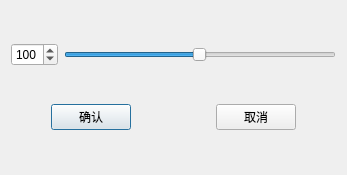
<?xml version="1.0" encoding="UTF-8"?>
<ui version="4.0">
 <class>NumericSelection</class>
 <widget class="QDialog" name="NumericSelection">
  <property name="geometry">
   <rect>
    <x>0</x>
    <y>0</y>
    <width>347</width>
    <height>175</height>
   </rect>
  </property>
  <property name="windowTitle">
   <string>Form</string>
  </property>
  <layout class="QVBoxLayout" name="verticalLayout_2">
   <item>
    <layout class="QHBoxLayout" name="horizontalLayout">
     <item>
      <widget class="QSpinBox" name="spinBox">
       <property name="minimum">
        <number>1</number>
       </property>
       <property name="maximum">
        <number>200</number>
       </property>
       <property name="value">
        <number>100</number>
       </property>
      </widget>
     </item>
     <item>
      <widget class="QSlider" name="horizontalSlider">
       <property name="minimum">
        <number>1</number>
       </property>
       <property name="maximum">
        <number>200</number>
       </property>
       <property name="singleStep">
        <number>1</number>
       </property>
       <property name="value">
        <number>100</number>
       </property>
       <property name="orientation">
        <enum>Qt::Horizontal</enum>
       </property>
      </widget>
     </item>
    </layout>
   </item>
   <item>
    <layout class="QHBoxLayout" name="horizontalLayout_2">
     <item>
      <spacer name="horizontalSpacer">
       <property name="orientation">
        <enum>Qt::Horizontal</enum>
       </property>
       <property name="sizeHint" stdset="0">
        <size>
         <width>40</width>
         <height>20</height>
        </size>
       </property>
      </spacer>
     </item>
     <item>
      <widget class="QPushButton" name="ButtonGetValue">
       <property name="text">
        <string>确认</string>
       </property>
      </widget>
     </item>
     <item>
      <spacer name="horizontalSpacer_3">
       <property name="orientation">
        <enum>Qt::Horizontal</enum>
       </property>
       <property name="sizeHint" stdset="0">
        <size>
         <width>40</width>
         <height>20</height>
        </size>
       </property>
      </spacer>
     </item>
     <item>
      <spacer name="horizontalSpacer_4">
       <property name="orientation">
        <enum>Qt::Horizontal</enum>
       </property>
       <property name="sizeHint" stdset="0">
        <size>
         <width>40</width>
         <height>20</height>
        </size>
       </property>
      </spacer>
     </item>
     <item>
      <widget class="QPushButton" name="ButtonClose">
       <property name="text">
        <string>取消</string>
       </property>
      </widget>
     </item>
     <item>
      <spacer name="horizontalSpacer_2">
       <property name="orientation">
        <enum>Qt::Horizontal</enum>
       </property>
       <property name="sizeHint" stdset="0">
        <size>
         <width>40</width>
         <height>20</height>
        </size>
       </property>
      </spacer>
     </item>
    </layout>
   </item>
  </layout>
 </widget>
 <resources/>
 <connections/>
</ui>
